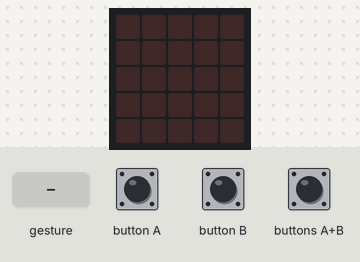
Simulated run of this program. Board: BBC micro:bit (MakeCode). Parts: the board's 5×5 LED display. Inputs (shaded band) come from the test bench. Random numbers come from a fixed seed; a tilt is held for 1.5 s and a shake lasts 1 s, then the board lies face up again.

Above: at 1.2 s.
1.3 s: button A pressed for 0.15 s
At 2.6 s:
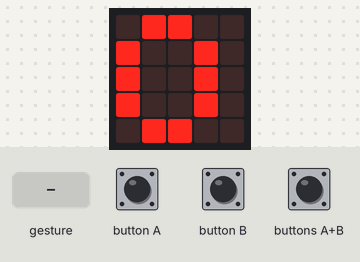
3.3 s: button B pressed for 0.15 s
At 3.65 s:
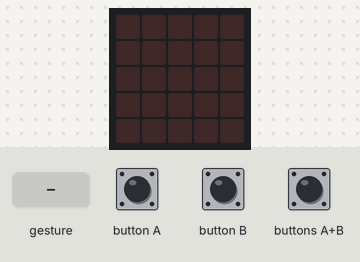
5.3 s: gesture 'shake'
At 6.0 s:
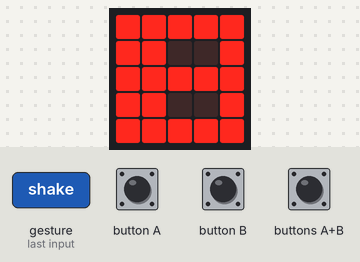
7.0 s: gesture 'shake'
At 8.4 s:
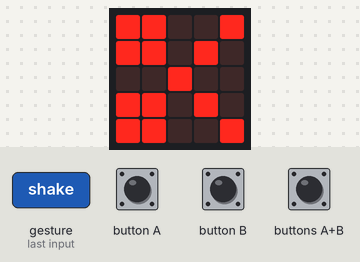
8.7 s: button A pressed for 0.15 s
At 10.6 s:
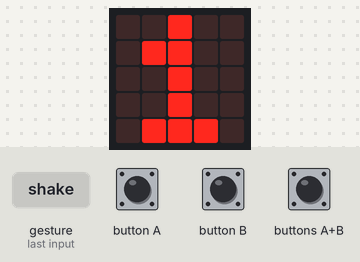
Timing chart, 0 to 11.7 s (numbered marks = the images above; inputs shaded):
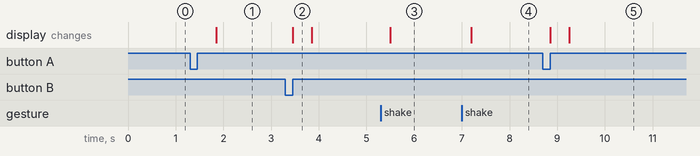

The program:

main.ts
```typescript
let Y = 0
let X = 0
let Z = 0
input.onButtonPressed(Button.A, function () {
    basic.showLeds(`
        . . . . .
        . . . . .
        . . . . .
        . . . . .
        . . . . .
        `)
    basic.showNumber(Y)
    Y += 1
})
input.onGesture(Gesture.Shake, function () {
    X = randint(0, 2)
    if (X == 0) {
        basic.showLeds(`
            # # # # #
            # # . . #
            # # # # #
            # # . . #
            # # # # #
            `)
    } else if (X == 1) {
        basic.showLeds(`
            # . # . #
            # . # . #
            # . # . #
            # # # # #
            # # # # #
            `)
    } else {
        basic.showLeds(`
            # # . . #
            # # . # .
            . . # . .
            # # . # .
            # # . . #
            `)
    }
})
input.onButtonPressed(Button.AB, function () {
    basic.showLeds(`
        . . . . .
        . . . . .
        . . . . .
        . . . . .
        . . . . .
        `)
    basic.showNumber(0)
    Y = 0
    Z = 0
})
input.onButtonPressed(Button.B, function () {
    basic.showLeds(`
        . . . . .
        . . . . .
        . . . . .
        . . . . .
        . . . . .
        `)
    basic.showNumber(Z)
    Z += 1
})
basic.forever(function () {

})
```

test.ts
```typescript
// 테스트는 여기로 이동합니다; 이 패키지가 확장으로 사용될 때 컴파일되지 않을 것 입니다.
```

Measured:
- after the input at 1.3 s, the display: changes after 0.55 s (image 1)
- after the input at 3.3 s, the display: changes after 0.15 s (image 2)
- after the input at 5.3 s, the display: changes after 0.20 s (image 3)
- after the input at 7.0 s, the display: changes after 0.20 s (image 4)
- after the input at 8.7 s, the display: first changes after 0.15 s (image 5 shows a later state)
- what the display in image 2 shows lasts 0.4 s, from 3.5 s to 3.9 s
